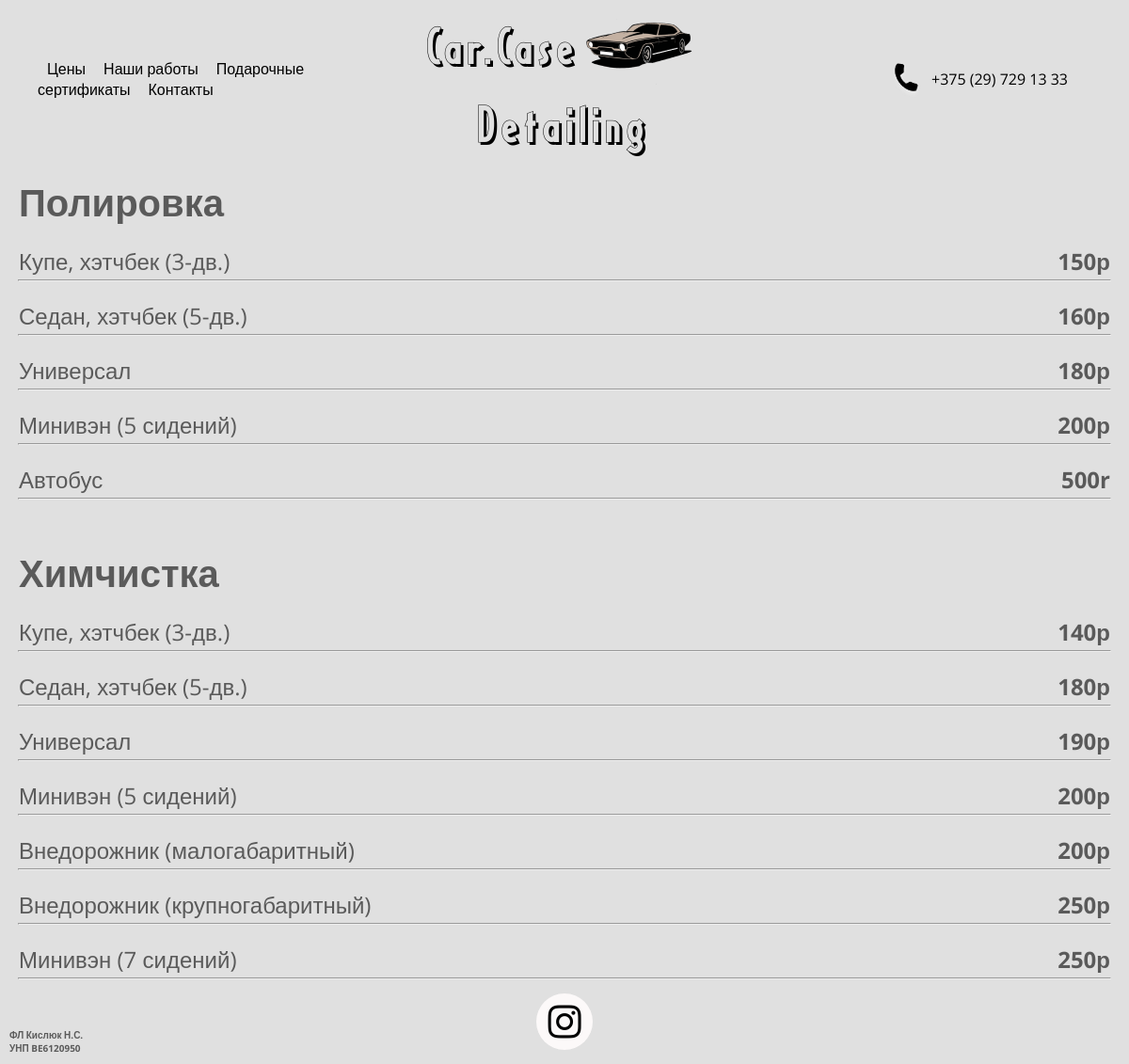
Page /services/ on the committed database.
### web_site_app/models.py (models this page shows, shortened)
class Services(models.Model):
    name = models.CharField(max_length=20)
    picture = models.ImageField()
    description = models.TextField(max_length=500, null=False)

class Price(models.Model):
    service = models.ForeignKey(Services, on_delete=models.CASCADE, null=False)
    type = models.ForeignKey(CarType, on_delete=models.CASCADE, null=False)
    price = models.CharField(max_length=20, null=False)

class CarType(models.Model):
    type = models.CharField(max_length=60)
    def __str__(self):
        return self.type

### web_site_app/views.py (the view)
# urls.py: path('services/', views.services, name='services'),
def services(request):
    service = Services.objects.all()
    price = Price.objects.all()
    context = {'services': service, 'price': price}
    return render(request, 'services.html', context)

### templates/services.html (shortened to what this page needs)
{% load static %}
<!DOCTYPE html>
<html lang="en">
<head>
    <link rel="stylesheet" href="{% static 'style.css' %}">
    <link rel="stylesheet" href="https://use.fontawesome.com/releases/v5.8.1/css/all.css"
>
</head>
<body>
{% include 'header.html' %}
{% for s in services %}
    <div class="price-header">
        <div class="price-description">
            <h1>{{ s.name }}</h1>
        </div>
    </div>
    <div class="service-price">
        {% for p in price %}
            {% if s.id == p.service_id %}
                <div class="service-price-row">
                    <h2>{{ p.type }}</h2>
                    <h3>{{ p.price }}</h3>
                </div>
                <hr class="service-hr">
            {% endif %}
        {% endfor %}
    </div>
{% endfor %}
{% include 'footer.html' %}
</body>
</html>

### web_site_app/static/style.css (style rules this page uses)
body { margin: 0; background-color: rgba(204, 204, 204, 0.6); }
.price-header { display: flex; width: 1160px; justify-content: flex-start; margin: 20px auto 10px; }
.price-description { width: 560px; }
h1 { font-size: 40px; font-family: 'Open Sans', sans-serif; color: rgba(0, 0, 0, 0.6); font-weight: bold; margin-top: 0; margin-bottom: 9px; }
h2 { font-size: 24px; font-family: 'Open Sans', sans-serif; color: rgba(0, 0, 0, 0.6); margin-top: 0; font-weight: normal; margin-bottom: 0; }
.service-price { margin-bottom: 50px; }
.service-price-row { display: flex; justify-content: space-between; width: 1160px; margin-left: auto; margin-right: auto; }
h3 { font-size: 24px; font-family: 'Open Sans', sans-serif; color: rgba(0, 0, 0, 0.6); margin-top: 0; font-weight: bold; margin-bottom: 3px; }
.service-hr { background: 1px #868e64; width: 1160px; }
hr { margin-bottom: 20px; margin-top: 0; }
html { position: relative; min-height: 100%; }
body { margin-bottom: 90px; }

### rows in the picture
Services: name "Полировка"
Price: type "Купе, хэтчбек (3-дв.)", price "150р"
Price: type "Седан, хэтчбек (5-дв.)", price "160р"
Price: type "Универсал", price "180р"
Price: type "Минивэн (5 сидений)", price "200р"
Price: type "Автобус", price "500r"
Services: name "Химчистка"
Price: type "Купе, хэтчбек (3-дв.)", price "140р"
Price: type "Седан, хэтчбек (5-дв.)", price "180р"
Price: type "Универсал", price "190р"
Price: type "Минивэн (5 сидений)", price "200р"
Price: type "Внедорожник (малогабаритный)", price "200р"
Price: type "Внедорожник (крупногабаритный)", price "250р"
Price: type "Минивэн (7 сидений)", price "250р"
